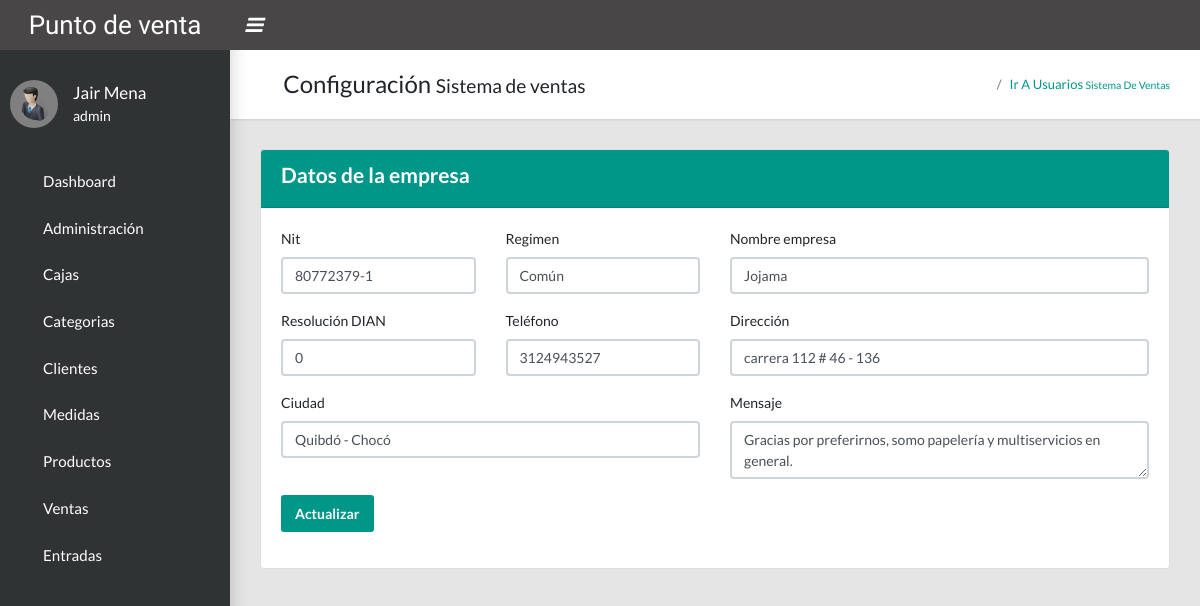
Before: /configuracion (signed in) with the older database file.
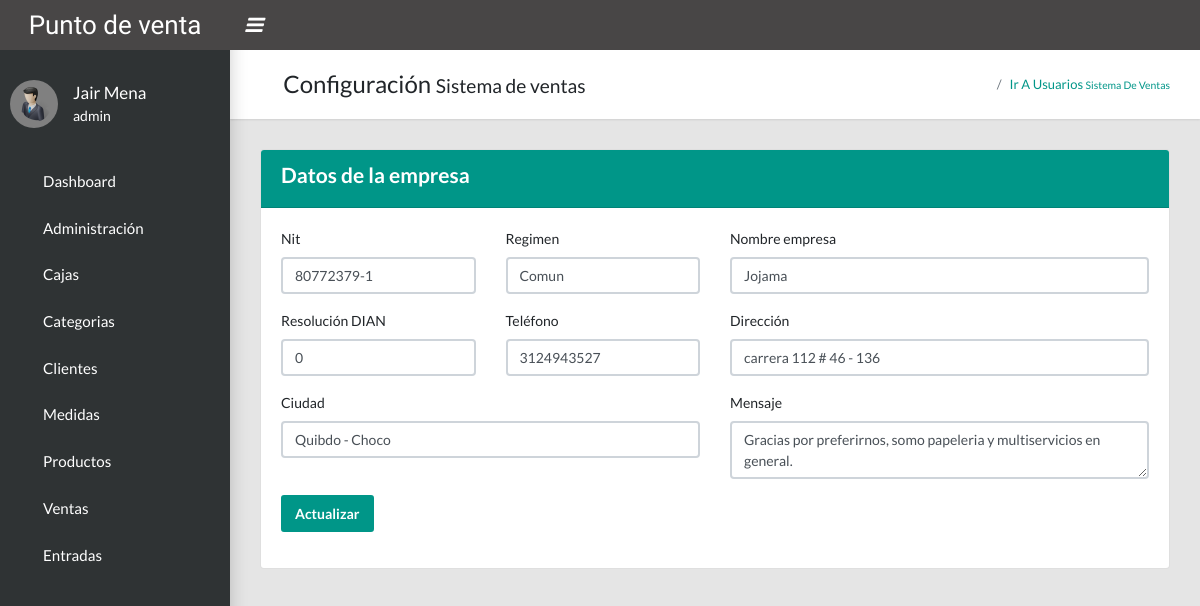
After: the same page with the newer database file.
### tables this page shows
CREATE TABLE `configuracion` (
  `id` int(11) NOT NULL,
  `nit` varchar(20) NOT NULL,
  `regimen` varchar(100) NOT NULL,
  `resolucion` int(11) NOT NULL,
  `nombre` varchar(200) NOT NULL,
  `telefono` varchar(15) NOT NULL,
  `direccion` varchar(200) NOT NULL,
  `ciudad` varchar(50) NOT NULL,
  `mensaje` varchar(200) NOT NULL
);

### Config/App/Controller.php (called while the page is built, shortened)
<?php
class Controller{
    public function cargarModel(){
        $model = get_class($this)."Model";
        $ruta = "Models/".$model.".php";
    }
}
?>

### Config/App/Conexion.php (called while the page is built)
<?php
class Conexion{
    private $conect;
    public function __construct(){
        $pdo = "mysql:host=".host.";dbname=".db.";.charset.";
        try {
            $this->conect = new PDO($pdo, user, pass);
            $this->conect->setAttribute(PDO::ATTR_ERRMODE, PDO::ERRMODE_EXCEPTION);
        } catch (PDOException $e) {
           echo "Error con la conexiÓn".$e->getMessage();
        }
    }
    public function conect(){
        return $this->conect;
    }
}
?>

### Config/App/Query.php (called while the page is built, shortened)
<?php
class Query extends Conexion{
  private $pdo, $con, $sql, $datos;
  public function __construct(){
    $this->pdo = new Conexion();
    $this->con = $this->pdo->conect();
  }
  public function select(string $sql){
    $this->sql = $sql;
    $result = $this->con->prepare($this->sql);
    $result->execute();
    $data = $result->fetch(PDO::FETCH_ASSOC);
    return $data;
  }
}
?>

### Config/App/Views.php (called while the page is built)
<?PHP
class Views{
    public function getView($controlador, $vista, $data = "")
    {
        $controlador = get_class($controlador);
        if($controlador == "Home"){
            $vista = "Views/".$vista.".php";
        }else{
            $vista = "Views/".$controlador."/".$vista.".php";
        }
        require $vista;
    }
}
?>

### Models/ConfiguracionModel.php (called while the page is built, shortened)
<?php
class ConfiguracionModel extends Query {
    public function getEmpresa() {
        $sql = 'SELECT * FROM configuracion';
        $data = $this->select( $sql );
        return $data;
    }
}
?>

### Views/Configuracion/configuracion.php (the view, shortened to what this page needs)
<?php
include 'Views/Templates/header_admin.php';
include 'Views/Templates/nav_admin.php';
include 'Views/Templates/body.php';
?>
<main class='app-content'>
    <div class='app-title'>
        <div>
            <h1><i class='fas fa-box'></i> Configuración <small>Sistema de ventas</small>
            </h1>
        </div>
        <ul class='app-breadcrumb breadcrumb'>
            <li class='breadcrumb-item'><i class='fa fa-home fa-lg'></i></li>
            <li class='breadcrumb-item'><a href='<?php echo base_url; ?>usuarios'>Ir a usuarios
                    <small>Sistema de ventas</small></a></li>
        </ul>
    </div>
    <div class="card">
        <div class="card-header bg-primary text-white">
            <h4>Datos de la empresa</h4>
        </div>
        <div class="card-body">
            <form id="frmEmpresa" method="post">
                <div class="row">
                    <div class="col-md-3">
                        <div class="form-group">
                            <label for="nit">Nit</label>
                            <input type="text" name="nit" id="nit" class="form-control" placeholder="Nit empresa"
                                aria-describedby="helpId" value="<?php echo $data['nit'] ?>">
                        </div>
                    </div>
                    <div class="col-md-3">
                        <div class="form-group">
                            <label for="regimen">Regimen</label>
                            <input type="text" name="regimen" id="regimen" class="form-control valid validText" placeholder="Regimen de la empresa"
                                aria-describedby="helpId" value="<?php echo $data['regimen'] ?>">
                        </div>
                    </div>
                    <div class="col-md-6">
                        <div class="form-group">
                            <label for="nombre">Nombre empresa</label>
                            <input type="text" name="nombre" id="nombre" class="form-control valid validText"
                                placeholder="Nombre empresa" aria-describedby="helpId"
                                value="<?php echo $data['nombre'] ?>">
                        </div>
                    </div>
                    <div class="col-md-3">
                        <div class="form-group">
                            <label for="resolucion">Resolución DIAN</label>
                            <input type="text" name="resolucion" id="resolucion" class="form-control valid validNumber"
                                placeholder="Resolución DIAN" aria-describedby="helpId"
                                value="<?php echo $data['resolucion'] ?>">
                        </div>
                    </div>
                    <div class="col-md-3">
                        <div class="form-group">
                            <label for="telefono">Teléfono</label>
                            <input type="text" name="telefono" id="telefono" class="form-control valid validNumber"
                                placeholder="Teléfono empresa" aria-describedby="helpId"
                                value="<?php echo $data['telefono'] ?>">
                        </div>
                    </div>
                    <div class="col-md-6">
                        <div class="form-group">
                            <label for="direccion">Dirección</label>
                            <input type="text" name="direccion" id="direccion" class="form-control "
                                placeholder="Dirección de empresa" aria-describedby="helpId"
                                value="<?php echo $data['direccion'] ?>">
                        </div>
                    </div>
                    <div class="col-md-6">
                        <div class="form-group">
                            <label for="ciudad">Ciudad</label>
                            <input type="text" name="ciudad" id="ciudad" class="form-control"
                                placeholder="Ciudad empresa" aria-describedby="helpId"
                                value="<?php echo $data['ciudad'] ?>">
                        </div>
                    </div>
                    <div class="col-md-6">
                        <div class="form-group">
                            <label for="mensaje">Mensaje</label>
                            <textarea name="mensaje" id="mensaje" class="form-control"
                                placeholder="Mensaje a mostrar en factura" 0
                                aria-describedby="helpId"><?php echo $data['mensaje'] ?></textarea>
                        </div>
                    </div>
                </div>
                <div class="form-group">
                    <button type='button' class='btn btn-primary' onclick="actualizarEmpresa(event)">Actualizar</button>
                </div>
            </form>
        </div>
    </div>
</main>
<?php include 'Views/Templates/footer_admin.php';
?>

### index.php (shortened to what this page needs)
<?php
  $ruta = !empty($_GET['url']) ? $_GET['url'] : "Home/index";
  $array = explode("/", $ruta);
  $controller = $array[0];
  $metodo = "index";
  $parametro = "";
 $dirControllers = "Controllers/".$controller.".php";
 if(file_exists($dirControllers)){
    $controller = new $controller();
    if(method_exists($controller, $metodo)){
        $controller->$metodo($parametro);
    }else{
        header('location:'.base_url.'Errors');
    }
 }else{
  header('location:'.base_url.'Errors');
 }
?>

### Controllers/Configuracion.php (shortened to what this page needs)
<?php
class Configuracion extends Controller {
    public function index() {
        $id_user = $_SESSION[ 'id_usuario' ];
        $verificar = $this->model->verificarPermisos( $id_user, 'configuracion' );
        if ( !empty( $verificar ) || $id_user == 1 ) {
            $data = $this->model->getEmpresa();
            $this->views->getView( $this, 'configuracion', $data );
        } else {
            header( 'location:'.base_url.'Errors/permisos' );
        }
    }
}
?>

### Views/Templates/header_admin.php (shortened to what this page needs)
<!DOCTYPE html>
<html lang="en">
  <head>
    <link rel="stylesheet" type="text/css" href="<?php echo base_url; ?>Assets/Admin/css/main.css">
    <link rel="stylesheet" type="text/css" href="<?php echo base_url; ?>Assets/Admin/css/bootstrap-select.min.css">
    <link rel="stylesheet" type="text/css" href="<?php echo base_url; ?>Assets/Admin/js/datepicker/jquery-ui.min.css">
    <link rel="stylesheet" type="text/css" href="<?php echo base_url; ?>Assets/Admin/css/stylereal.css">
    <link rel="stylesheet" type="text/css" href="https://maxcdn.bootstrapcdn.com/font-awesome/4.7.0/css/font-awesome.min.css">
    <link rel="stylesheet" href="<?php echo base_url; ?>Assets/libreria/sweetalert2/dist/sweetalert2.min.css">
    </head>

### Views/Templates/nav_admin.php (shortened to what this page needs)
<aside class="app-sidebar">
  <div class="app-sidebar__user"><img class="app-sidebar__user-avatar" src="<?php echo base_url; ?>Assets/Admin/images/admin.png" alt="User Image">
    <div>
      <?php if(!empty($_SESSION['nombre']) || !empty($_SESSION['usuario'])){ ?>
      <p class="app-sidebar__user-name"><?= $_SESSION['nombre']?></p>
      <p class="app-sidebar__user-designation"><?= $_SESSION['usuario'];?></p>
      <?php }; ?>
    </div>
  </div>
  <ul class="app-menu">
     <li>
      <a class="app-menu__item" href="<?php echo base_url; ?>configuracion/dashboard">
      <i class="app-menu__icon fa fa-dashboard"></i>
        <span class="app-menu__label">Dashboard</span>
      </a>
    </li>
    <li class="treeview">
      <a class="app-menu__item" href="#" data-toggle="treeview">
      <i class="app-menu__icon fa fa-tools" aria-hidden="true"></i>
        <span class="app-menu__label"> Administración</span>
          <i class="treeview-indicator fa fa-angle-right"></i>
      </a>
    </li>
    <li>
        <a class="app-menu__item"href="<?php echo base_url; ?>cajas">
        <i class="app-menu__icon fa fa-archive" aria-hidden="true"></i>
        <span class="app-menu__label">Cajas</span></a>
    </li>
    <li>
        <a class="app-menu__item"href="<?php echo base_url; ?>categorias">
        <span class="app-menu__label">Categorias</span></a>
    </li>
     <li>
        <a class="app-menu__item"href="<?php echo base_url; ?>clientes">
        <i class="app-menu__icon fa fa-users" aria-hidden="true"></i>
        <span class="app-menu__label"> Clientes</span></a>
    </li>
    <li>
        <a class="app-menu__item"href="<?php echo base_url; ?>medidas">
        <i class="app-menu__icon fa fa-balance-scale-left" aria-hidden="true"></i>
        <span class="app-menu__label"> Medidas</span></a>
    </li>
    <li>
        <a class="app-menu__item"href="<?php echo base_url; ?>productos">
        <i class="app-menu__icon fa fa-product-hunt" aria-hidden="true"></i>
        <span class="app-menu__label">Productos</span></a>
    </li>
     <li class="treeview">
      <a class="app-menu__item" href="#" data-toggle="treeview">
          <i class="app-menu__icon fa fa-shopping-cart" aria-hidden="true"></i>
          <span class="app-menu__label">Ventas</span>
          <i class="treeview-indicator fa fa-angle-right"></i>
      </a>
    </li>
    <li class="treeview">
      <a class="app-menu__item" href="#" data-toggle="treeview">
          <i class="app-menu__icon fa fa-bus" aria-hidden="true"></i>
          <span class="app-menu__label">Entradas</span>
          <i class="treeview-indicator fa fa-angle-right"></i>
      </a>
    </li>
  </ul>
</aside>

### Views/Templates/body.php (shortened to what this page needs)
<body class="app sidebar-mini">
 <header class="app-header"><a class="app-header__logo" href="<?php echo base_url; ?>dashboard">Punto de venta</a>
   <a class="app-sidebar__toggle" href="" data-toggle="sidebar" aria-label="Hide Sidebar"><i class="fad fa-bars"></i></a>
   <ul class="app-nav">
     <li class="dropdown"><a class="app-nav__item" href="#" data-toggle="dropdown" aria-label="Open Profile Menu"><i class="fa fa-user fa-lg"></i></a>
     </li>
   </ul>
 </header>

### Views/Templates/footer_admin.php (shortened to what this page needs)
</body>
</html>

### Assets/Admin/css/stylereal.css (style rules this page uses)
.app-sidebar__user-avatar { width: 48px; background: gray; padding: 6px; }
.app-sidebar__toggle { display: -webkit-flex; display: -moz-flex; display: -ms-flex; display: -o-flex; display: flex; justify-content: center; align-items: center; font-size: 15pt; }
.app-sidebar__toggle::before { display: none; }

Changed rows visible on the page:
changed configuracion "Jojama": regimen "Común" → "Comun"; ciudad "Quibdó - Chocó" → "Quibdo - Choco"; mensaje "Gracias por preferirnos, somo papelería y multiservicios en general." → "Gracias por preferirnos, somo papeleria y multiservicios en general."
